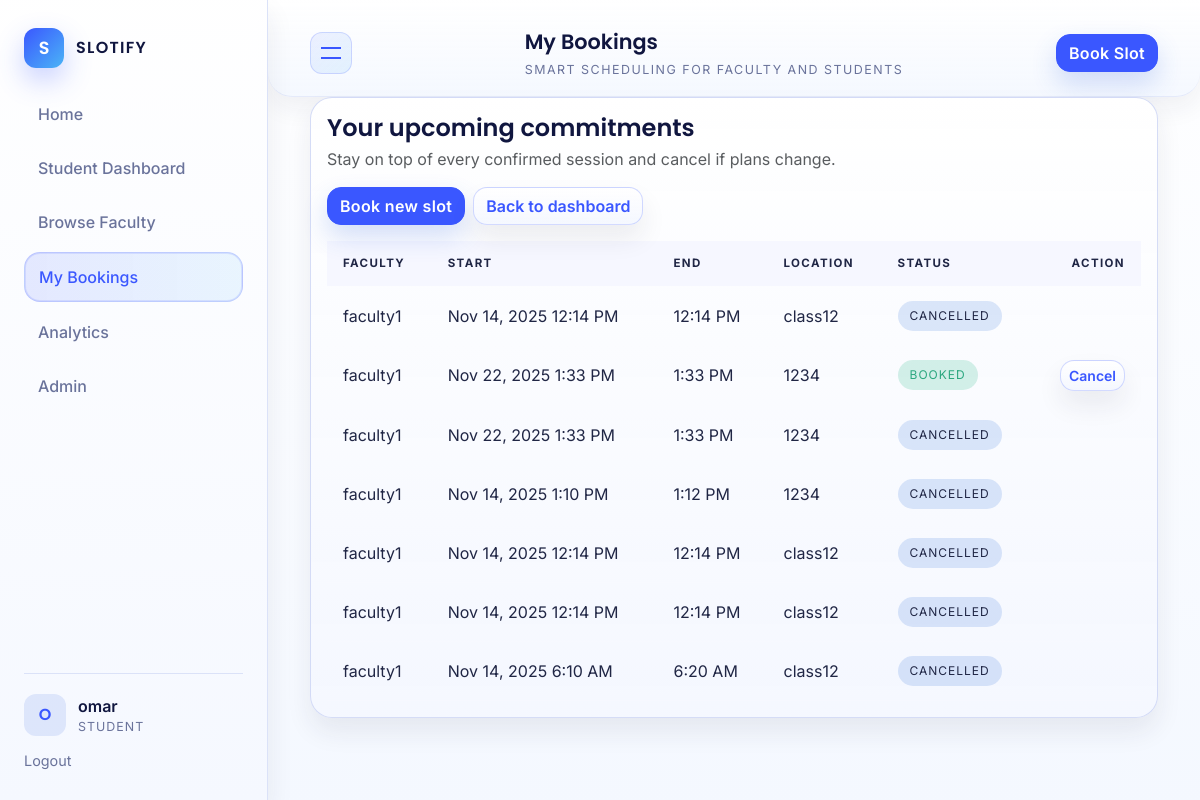
The app's page /scheduling/student/bookings/ (signed in), older data.
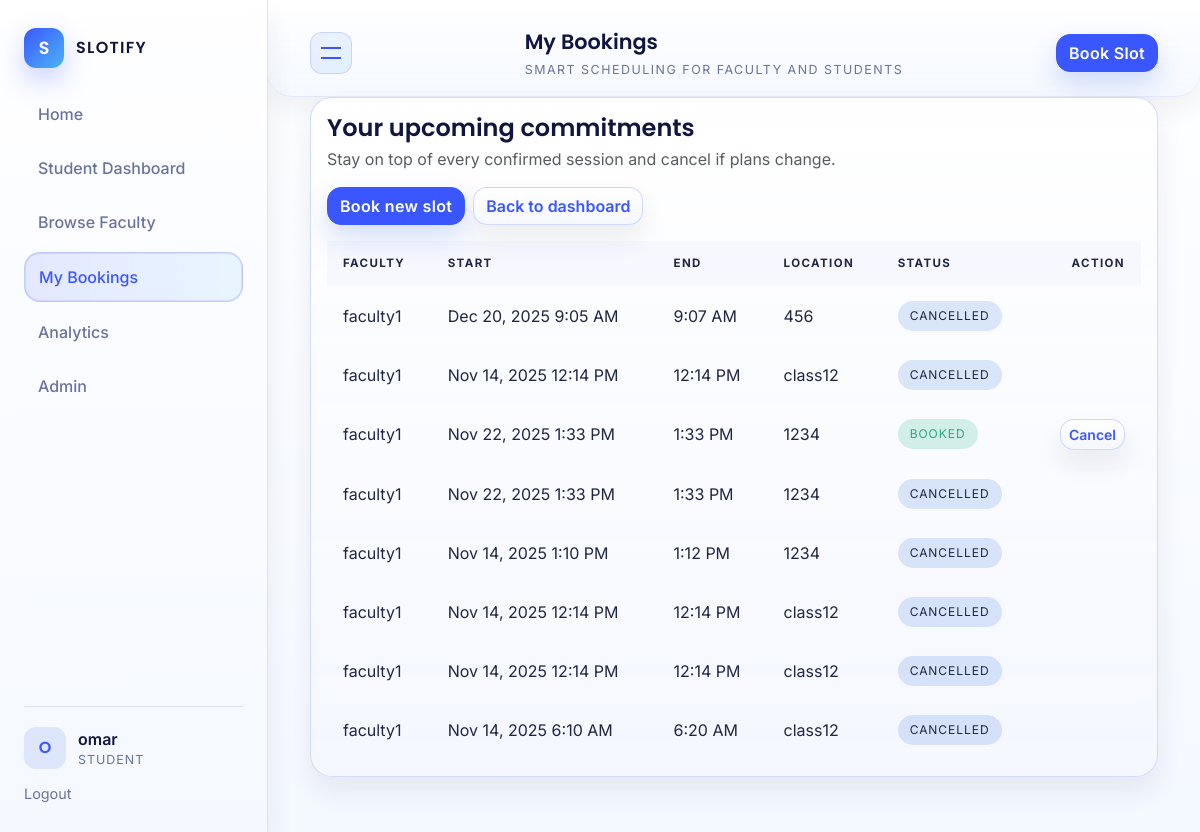
The same page, newer data.
### scheduling/models.py (models this page shows, shortened)
class Booking(models.Model):
    class Status(models.TextChoices):
        BOOKED = "BOOKED", "Booked"
        CANCELLED = "CANCELLED", "Cancelled"
        COMPLETED = "COMPLETED", "Completed"
        NO_SHOW = "NO_SHOW", "No Show"
    slot = models.ForeignKey(
        Slot,
        on_delete=models.CASCADE,
        related_name="bookings",
    )
    student = models.ForeignKey(
        User,
        on_delete=models.CASCADE,
        related_name="bookings",
    )
    status = models.CharField(
        max_length=20,
        choices=Status.choices,
        default=Status.BOOKED,
    )
    created_at = models.DateTimeField(auto_now_add=True)
    updated_at = models.DateTimeField(auto_now=True)

class Slot(models.Model):
    class Status(models.TextChoices):
        AVAILABLE = "AVAILABLE", "Available"
        BLOCKED = "BLOCKED", "Blocked"
        CANCELLED = "CANCELLED", "Cancelled"
        PAST = "PAST", "Past"
    faculty = models.ForeignKey(
        User,
        on_delete=models.CASCADE,
        related_name="slots",
    )
    start_time = models.DateTimeField()
    end_time = models.DateTimeField()
    location = models.CharField(max_length=255)
    max_students = models.PositiveIntegerField(default=1)
    status = models.CharField(
        max_length=20,
        choices=Status.choices,
        default=Status.AVAILABLE,
    )
    created_at = models.DateTimeField(auto_now_add=True)
    updated_at = models.DateTimeField(auto_now=True)

### accounts/models.py (models this page shows, shortened)
class User(AbstractUser):
    class Role(models.TextChoices):
        STUDENT = "STUDENT", "Student"
        FACULTY = "FACULTY", "Faculty"
        ADMIN = "ADMIN", "Admin"
    role = models.CharField(
        max_length=20,
        choices=Role.choices,
        default=Role.STUDENT,
    )
    department = models.CharField(max_length=100, blank=True)
    def is_student(self) -> bool:
        return self.role == self.Role.STUDENT
    def is_faculty(self) -> bool:
        return self.role == self.Role.FACULTY

### scheduling/views.py (the view)
# urls.py: path("student/bookings/", views.student_bookings_list, name="student_bookings_list"),
@login_required
def student_bookings_list(request):
    if not request.user.is_student():
        return HttpResponseForbidden("Students only")
    bookings = Booking.objects.filter(student=request.user).order_by("-created_at")
    return render(request, "scheduling/student_bookings_list.html", {"bookings": bookings})

### templates/scheduling/student_bookings_list.html
{% extends "base.html" %}
{% block page_title %}My Bookings{% endblock %}
{% block content %}
<section class="card">
  <div class="card-body">
    <div class="d-flex flex-wrap justify-content-between align-items-center gap-3 mb-3">
      <div>
        <h1 class="card-title h4 mb-1">Your upcoming commitments</h1>
        <p class="text-muted mb-0">Stay on top of every confirmed session and cancel if plans change.</p>
      </div>
      <div class="d-flex gap-2">
        <a href="{% url 'faculty_list' %}" class="btn btn-primary">Book new slot</a>
        <a href="{% url 'student_dashboard' %}" class="btn btn-outline-secondary">Back to dashboard</a>
      </div>
    </div>
    {% if bookings %}
      <div class="table-responsive">
        <table class="slotify-table align-middle">
          <thead>
            <tr>
              <th>Faculty</th>
              <th>Start</th>
              <th>End</th>
              <th>Location</th>
              <th>Status</th>
              <th class="text-end">Action</th>
            </tr>
          </thead>
          <tbody>
            {% for booking in bookings %}
              <tr>
                <td>{{ booking.slot.faculty.username }}</td>
                <td>{{ booking.slot.start_time|date:"M d, Y g:i A" }}</td>
                <td>{{ booking.slot.end_time|date:"g:i A" }}</td>
                <td>{{ booking.slot.location }}</td>
                <td>
                  {% if booking.status == 'BOOKED' %}
                    <span class="slotify-pill success">{{ booking.status }}</span>
                  {% elif booking.status == 'CANCELLED' %}
                    <span class="slotify-pill">{{ booking.status }}</span>
                  {% elif booking.status == 'COMPLETED' %}
                    <span class="slotify-pill">{{ booking.status }}</span>
                  {% else %}
                    <span class="slotify-pill warning">{{ booking.status }}</span>
                  {% endif %}
                </td>
                <td class="text-end">
                  {% if booking.status == 'BOOKED' %}
                    <a href="{% url 'cancel_booking' booking.id %}" class="btn btn-outline-secondary btn-sm" onclick="return confirm('Cancel this booking?');">Cancel</a>
                  {% endif %}
                </td>
              </tr>
            {% endfor %}
          </tbody>
        </table>
      </div>
    {% else %}
      <div class="slotify-step-card">
        <h3>Nothing scheduled yet</h3>
        <p>Browse the faculty directory to reserve time with a mentor or advisor.</p>
        <a href="{% url 'faculty_list' %}" class="btn btn-primary mt-3 align-self-start">Browse faculty</a>
      </div>
    {% endif %}
  </div>
</section>
{% endblock %}

Row changes from the older to the newer data that the page shows:
added Booking: slot.faculty.username "faculty1", slot.start_time "Dec 20, 2025 9:05 AM", slot.end_time "9:07 AM", slot.location "456", status "CANCELLED"
